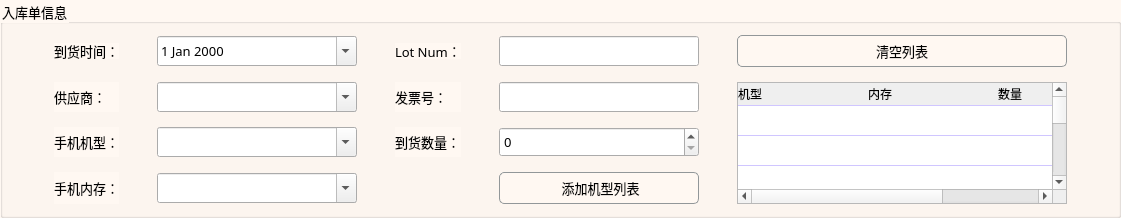
         <widget class="QGroupBox" name="groupBox">
          <property name="maximumSize">
           <size>
            <width>16777215</width>
            <height>250</height>
           </size>
          </property>
          <property name="font">
           <font>
            <family>黑体</family>
            <pointsize>10</pointsize>
           </font>
          </property>
          <property name="styleSheet">
           <string notr="true">QGroupBox  {
    width: 100%;
    background:   #fff8f2;
}</string>
          </property>
          <property name="title">
           <string>入库单信息</string>
          </property>
          <layout class="QGridLayout" name="gridLayout">
           <item row="0" column="0">
            <layout class="QGridLayout" name="gridLayout_2">
             <property name="horizontalSpacing">
              <number>38</number>
             </property>
             <property name="verticalSpacing">
              <number>15</number>
             </property>
             <item row="3" column="2">
              <widget class="QComboBox" name="type_comboBox_1_0">
               <property name="minimumSize">
                <size>
                 <width>200</width>
                 <height>30</height>
                </size>
               </property>
               <property name="maximumSize">
                <size>
                 <width>200</width>
                 <height>30</height>
                </size>
               </property>
               <property name="font">
                <font>
                 <family>黑体</family>
                 <pointsize>-1</pointsize>
                </font>
               </property>
               <property name="styleSheet">
                <string notr="true">QComboBox{
	font-family:&quot;黑体&quot;, Times, serif;
	font-size: 12px;

}</string>
               </property>
               <property name="editable">
                <bool>true</bool>
               </property>
              </widget>
             </item>
             <item row="3" column="1">
              <widget class="QLabel" name="label_13">
               <property name="maximumSize">
                <size>
                 <width>130</width>
                 <height>16777215</height>
                </size>
               </property>
               <property name="font">
                <font>
                 <family>黑体</family>
                 <pointsize>10</pointsize>
                </font>
               </property>
               <property name="styleSheet">
                <string notr="true">background:   #fff8f2;</string>
               </property>
               <property name="text">
                <string>手机机型：</string>
               </property>
              </widget>
             </item>
             <item row="2" column="1">
              <widget class="QLabel" name="label_6">
               <property name="maximumSize">
                <size>
                 <width>130</width>
                 <height>16777215</height>
                </size>
               </property>
               <property name="font">
                <font>
                 <family>黑体</family>
                 <pointsize>10</pointsize>
                </font>
               </property>
               <property name="styleSheet">
                <string notr="true">background:   #fff8f2;</string>
               </property>
               <property name="text">
                <string>供应商：</string>
               </property>
              </widget>
             </item>
             <item row="3" column="3">
              <widget class="QLabel" name="label_12">
               <property name="maximumSize">
                <size>
                 <width>130</width>
                 <height>16777215</height>
                </size>
               </property>
               <property name="font">
                <font>
                 <family>黑体</family>
                 <pointsize>10</pointsize>
                </font>
               </property>
               <property name="styleSheet">
                <string notr="true">background:   #fff8f2;</string>
               </property>
               <property name="text">
                <string>到货数量：</string>
               </property>
              </widget>
             </item>
             <item row="2" column="2">
              <widget class="QComboBox" name="supply_comboBox_1_0">
               <property name="minimumSize">
                <size>
                 <width>200</width>
                 <height>30</height>
                </size>
               </property>
               <property name="maximumSize">
                <size>
                 <width>200</width>
                 <height>30</height>
                </size>
               </property>
               <property name="font">
                <font>
                 <family>黑体</family>
                 <pointsize>-1</pointsize>
                </font>
               </property>
               <property name="styleSheet">
                <string notr="true">QComboBox{
	font-family:&quot;黑体&quot;, Times, serif;
	font-size: 12px;

}</string>
               </property>
               <property name="editable">
                <bool>true</bool>
               </property>
              </widget>
             </item>
             <item row="1" column="3">
              <widget class="QLabel" name="label_3">
               <property name="maximumSize">
                <size>
                 <width>130</width>
                 <height>16</height>
                </size>
               </property>
               <property name="font">
                <font>
                 <family>黑体</family>
                 <pointsize>10</pointsize>
                </font>
               </property>
               <property name="styleSheet">
                <string notr="true">background:   #fff8f2;</string>
               </property>
               <property name="text">
                <string>Lot Num：</string>
               </property>
              </widget>
             </item>
             <item row="1" column="4">
              <widget class="QLineEdit" name="lot_num_lineEdit_1_0">
               <property name="minimumSize">
                <size>
                 <width>200</width>
                 <height>30</height>
                </size>
               </property>
               <property name="maximumSize">
                <size>
                 <width>200</width>
                 <height>30</height>
                </size>
               </property>
               <property name="font">
                <font>
                 <family>黑体</family>
                 <pointsize>10</pointsize>
                </font>
               </property>
              </widget>
             </item>
             <item row="1" column="2">
              <widget class="QDateEdit" name="in_dateEdit_1_0">
               <property name="minimumSize">
                <size>
                 <width>200</width>
                 <height>30</height>
                </size>
               </property>
               <property name="maximumSize">
                <size>
                 <width>200</width>
                 <height>30</height>
                </size>
               </property>
               <property name="font">
                <font>
                 <family>黑体</family>
                 <pointsize>10</pointsize>
                </font>
               </property>
               <property name="styleSheet">
                <string notr="true">QComboBox{
	font-family:&quot;黑体&quot;, Times, serif;
	font-size: 12px;

}</string>
               </property>
               <property name="wrapping">
                <bool>false</bool>
               </property>
               <property name="frame">
                <bool>true</bool>
               </property>
               <property name="buttonSymbols">
                <enum>QAbstractSpinBox::UpDownArrows</enum>
               </property>
               <property name="accelerated">
                <bool>true</bool>
               </property>
               <property name="showGroupSeparator" stdset="0">
                <bool>true</bool>
               </property>
               <property name="calendarPopup">
                <bool>true</bool>
               </property>
              </widget>
             </item>
             <item row="2" column="4">
              <widget class="QLineEdit" name="credit_lineEdit_1_0">
               <property name="minimumSize">
                <size>
                 <width>200</width>
                 <height>30</height>
                </size>
               </property>
               <property name="maximumSize">
                <size>
                 <width>200</width>
                 <height>30</height>
                </size>
               </property>
               <property name="font">
                <font>
                 <family>黑体</family>
                 <pointsize>10</pointsize>
                </font>
               </property>
              </widget>
             </item>
             <item row="4" column="1">
              <widget class="QLabel" name="label_20">
               <property name="maximumSize">
                <size>
                 <width>130</width>
                 <height>16777215</height>
                </size>
               </property>
               <property name="font">
                <font>
                 <family>黑体</family>
                 <pointsize>10</pointsize>
                </font>
               </property>
               <property name="styleSheet">
                <string notr="true">background:   #fff8f2;</string>
               </property>
               <property name="text">
                <string>手机内存：</string>
               </property>
              </widget>
             </item>
             <item row="1" column="1">
              <widget class="QLabel" name="label_19">
               <property name="maximumSize">
                <size>
                 <width>130</width>
                 <height>16</height>
                </size>
               </property>
               <property name="font">
                <font>
                 <family>黑体</family>
                 <pointsize>10</pointsize>
                </font>
               </property>
               <property name="styleSheet">
                <string notr="true">background:   #fff8f2;</string>
               </property>
               <property name="text">
                <string>到货时间：</string>
               </property>
              </widget>
             </item>
             <item row="1" column="6">
              <layout class="QVBoxLayout" name="verticalLayout_3">
               <item>
                <spacer name="horizontalSpacer_5">
                 <property name="orientation">
                  <enum>Qt::Horizontal</enum>
                 </property>
                 <property name="sizeHint" stdset="0">
                  <size>
                   <width>40</width>
                   <height>20</height>
                  </size>
                 </property>
                </spacer>
               </item>
              </layout>
             </item>
             <item row="3" column="4">
              <widget class="QSpinBox" name="actual_count_spinBox_1_0">
               <property name="minimumSize">
                <size>
                 <width>200</width>
                 <height>30</height>
                </size>
               </property>
               <property name="maximumSize">
                <size>
                 <width>200</width>
                 <height>30</height>
                </size>
               </property>
               <property name="font">
                <font>
                 <family>黑体</family>
                 <pointsize>10</pointsize>
                </font>
               </property>
               <property name="maximum">
                <number>100000</number>
               </property>
              </widget>
             </item>
             <item row="4" column="4">
              <widget class="QPushButton" name="pushButton">
               <property name="minimumSize">
                <size>
                 <width>141</width>
                 <height>28</height>
                </size>
               </property>
               <property name="maximumSize">
                <size>
                 <width>300</width>
                 <height>16777215</height>
                </size>
               </property>
               <property name="font">
                <font>
                 <family>黑体</family>
                 <pointsize>10</pointsize>
                </font>
               </property>
               <property name="layoutDirection">
                <enum>Qt::LeftToRight</enum>
               </property>
               <property name="styleSheet">
                <string notr="true">QPushButton {
	border-radius:5px;
	padding-top:5px;
	padding-bottom: 5px;
    background-color:#fff8f2;
	border-color:#929799;
    border-style:solid;
    border-width:0.5px;

}

QPushButton:hover
{
    background-color:#00ff7f;   
	border-radius:5px;
}

QPushButton:pressed
{
    padding-left:15px;
	border-radius:5px;
}</string>
               </property>
               <property name="text">
                <string> 添加机型列表</string>
               </property>
               <property name="icon">
                <iconset>
                 <normaloff>../../AfterSale/static/img/add-row-128.gif</normaloff>../../AfterSale/static/img/add-row-128.gif</iconset>
               </property>
              </widget>
             </item>
             <item row="2" column="3">
              <widget class="QLabel" name="label_7">
               <property name="maximumSize">
                <size>
                 <width>130</width>
                 <height>16777215</height>
                </size>
               </property>
               <property name="font">
                <font>
                 <family>黑体</family>
                 <pointsize>10</pointsize>
                </font>
               </property>
               <property name="styleSheet">
                <string notr="true">background:   #fff8f2;</string>
               </property>
               <property name="text">
                <string>发票号：</string>
               </property>
              </widget>
             </item>
             <item row="4" column="2">
              <widget class="QComboBox" name="type_comboBox_1_2">
               <property name="minimumSize">
                <size>
                 <width>200</width>
                 <height>30</height>
                </size>
               </property>
               <property name="maximumSize">
                <size>
                 <width>200</width>
                 <height>30</height>
                </size>
               </property>
               <property name="font">
                <font>
                 <family>黑体</family>
                 <pointsize>-1</pointsize>
                </font>
               </property>
               <property name="styleSheet">
                <string notr="true">QComboBox{
	font-family:&quot;黑体&quot;, Times, serif;
	font-size: 12px;

}</string>
               </property>
               <property name="editable">
                <bool>true</bool>
               </property>
              </widget>
             </item>
             <item row="1" column="0">
              <spacer name="horizontalSpacer_23">
               <property name="orientation">
                <enum>Qt::Horizontal</enum>
               </property>
               <property name="sizeHint" stdset="0">
                <size>
                 <width>40</width>
                 <height>20</height>
                </size>
               </property>
              </spacer>
             </item>
             <item row="1" column="5">
              <widget class="QPushButton" name="pushButton_6">
               <property name="font">
                <font>
                 <family>黑体</family>
                 <pointsize>10</pointsize>
                </font>
               </property>
               <property name="styleSheet">
                <string notr="true">QPushButton {
	border-radius:5px;
	padding-top:5px;
	padding-bottom: 5px;
    background-color:#fff8f2;
	border-color:#929799;
    border-style:solid;
    border-width:0.5px;

}

QPushButton:hover
{
    background-color:#00ff7f;   
	border-radius:5px;
}

QPushButton:pressed
{
    padding-left:15px;
	border-radius:5px;
}</string>
               </property>
               <property name="text">
                <string>清空列表</string>
               </property>
               <property name="icon">
                <iconset>
                 <normaloff>../../AfterSale/static/img/warning-38-64.gif</normaloff>../../AfterSale/static/img/warning-38-64.gif</iconset>
               </property>
              </widget>
             </item>
             <item row="2" column="5" rowspan="3">
              <widget class="QTableWidget" name="tableWidget">
               <property name="minimumSize">
                <size>
                 <width>330</width>
                 <height>120</height>
                </size>
               </property>
               <property name="maximumSize">
                <size>
                 <width>280</width>
                 <height>500</height>
                </size>
               </property>
               <property name="font">
                <font>
                 <family>黑体</family>
                 <pointsize>10</pointsize>
                </font>
               </property>
               <property name="styleSheet">
                <string notr="true">QHeaderView {
	border:1px;
}

QHeaderView::section{
	font-family:&quot;黑体&quot;, Times, serif;
	font-size: 12px;
	border-radius:14px;
	border-bottom:1px solid #d0c6ff;
	text-align:left;

}

QTableWidget::Item{
	border-bottom:1px solid #d0c6ff;
}</string>
               </property>
               <property name="showGrid">
                <bool>false</bool>
               </property>
               <property name="rowCount">
                <number>10</number>
               </property>
               <attribute name="horizontalHeaderCascadingSectionResizes">
                <bool>false</bool>
               </attribute>
               <attribute name="horizontalHeaderDefaultSectionSize">
                <number>130</number>
               </attribute>
               <attribute name="horizontalHeaderHighlightSections">
                <bool>true</bool>
               </attribute>
               <attribute name="horizontalHeaderShowSortIndicator" stdset="0">
                <bool>false</bool>
               </attribute>
               <attribute name="horizontalHeaderStretchLastSection">
                <bool>true</bool>
               </attribute>
               <attribute name="verticalHeaderVisible">
                <bool>false</bool>
               </attribute>
               <attribute name="verticalHeaderCascadingSectionResizes">
                <bool>false</bool>
               </attribute>
               <row/>
               <row/>
               <row/>
               <row/>
               <row/>
               <row/>
               <row/>
               <row/>
               <row/>
               <row/>
               <column>
                <property name="text">
                 <string>机型</string>
                </property>
                <property name="textAlignment">
                 <set>AlignLeading|AlignVCenter</set>
                </property>
               </column>
               <column>
                <property name="text">
                 <string>内存</string>
                </property>
                <property name="textAlignment">
                 <set>AlignLeading|AlignVCenter</set>
                </property>
               </column>
               <column>
                <property name="text">
                 <string>数量</string>
                </property>
                <property name="textAlignment">
                 <set>AlignLeading|AlignVCenter</set>
                </property>
               </column>
              </widget>
             </item>
            </layout>
           </item>
          </layout>
         </widget>
